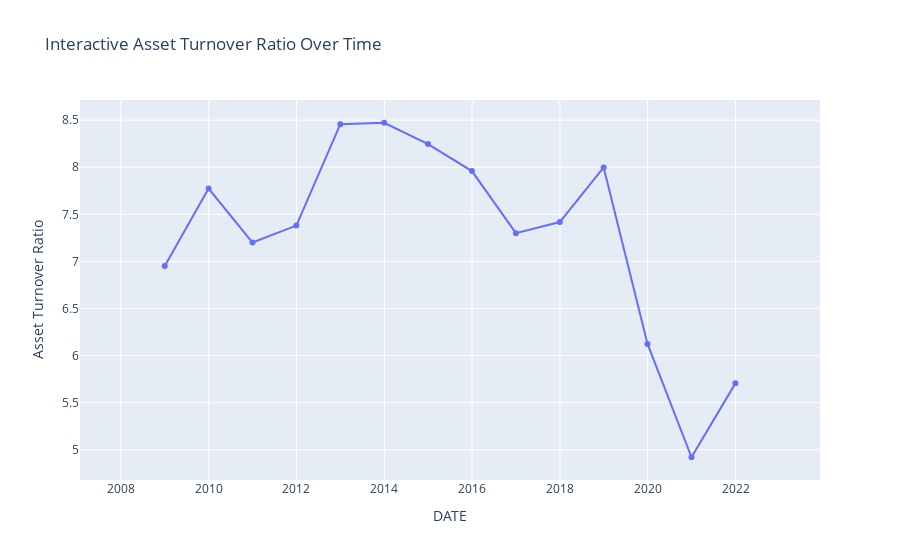

Notebook code cell kept with this figure:
### Markdown cell above
# Visualization

### Code cell
import plotly.express as px

# Plotting Asset Turnover Ratio over time
fig = px.line(df_copy
              , x='DATE', y='AssetTurnoverRatio', 
              title='Interactive Asset Turnover Ratio Over Time',
              labels={'AssetTurnoverRatio': 'Asset Turnover Ratio'})

# Interactive features
fig.update_traces(mode='lines+markers')
fig.update_layout(hovermode='x unified')
fig.show()

### Figure 1 — Plotly figure (JSON) as saved in the notebook; plotly's stock layout.template omitted (floating-point values rounded to 4 significant figures)
{"data": [{"hovertemplate": "DATE=%{x}<br>Asset Turnover Ratio=%{y}<extra></extra>", "legendgroup": "", "line": {"color": "#636efa", "dash": "solid"}, "marker": {"symbol": "circle"}, "mode": "lines+markers", "name": "", "orientation": "v", "showlegend": false, "type": "scatter", "x": ["2008-12-31T00:00:00", "2009-12-31T00:00:00", "2010-12-31T00:00:00", "2011-12-31T00:00:00", "2012-12-31T00:00:00", "2013-12-31T00:00:00", "2014-12-31T00:00:00", "2015-12-31T00:00:00", "2016-12-31T00:00:00", "2017-12-31T00:00:00", "2018-12-31T00:00:00", "2019-12-31T00:00:00", "2020-12-31T00:00:00", "2021-12-31T00:00:00", "2007-12-31T00:00:00", "2009-03-31T00:00:00", "2009-06-30T00:00:00", "2009-09-30T00:00:00", "2009-12-31T00:00:00", "2010-03-31T00:00:00", "2010-06-30T00:00:00", "2010-09-30T00:00:00", "2010-12-31T00:00:00", "2011-03-31T00:00:00", "2011-06-30T00:00:00", "2011-09-30T00:00:00", "2011-12-31T00:00:00", "2012-03-31T00:00:00", "2012-06-30T00:00:00", "2012-09-30T00:00:00", "2012-12-31T00:00:00", "2013-03-31T00:00:00", "2013-06-30T00:00:00", "2013-09-30T00:00:00", "2013-12-31T00:00:00", "2014-03-31T00:00:00", "2014-06-30T00:00:00", "2014-09-30T00:00:00", "2014-12-31T00:00:00", "2015-03-31T00:00:00", "2015-06-30T00:00:00", "2015-09-30T00:00:00", "2015-12-31T00:00:00", "2016-03-31T00:00:00", "2016-06-30T00:00:00", "2016-09-30T00:00:00", "2016-12-31T00:00:00", "2017-03-31T00:00:00", "2017-06-30T00:00:00", "2017-09-30T00:00:00", "2017-12-31T00:00:00", "2018-03-31T00:00:00", "2018-06-30T00:00:00", "2018-09-30T00:00:00", "2018-12-31T00:00:00", "2019-03-31T00:00:00", "2019-06-30T00:00:00", "2019-09-30T00:00:00", "2019-12-31T00:00:00", "2020-12-31T00:00:00", "2022-12-31T00:00:00"], "xaxis": "x", "y": [6.951, 7.773, 7.2, 7.381, 8.457, 8.473, 8.246, 7.959, 7.3, 7.418, 7.997, 6.124, 4.92, 5.705, null, null, null, null, null, null, null, null, null, null, null, null, null, null, null, null, null, null, null, null, null, null, null, null, null, null, null, null, null, null, null, null, null, null, null, null, null, null, null, null, null, null, null, null, null, null, null], "yaxis": "y"}], "layout": {"hovermode": "x unified", "legend": {"tracegroupgap": 0}, "title": {"text": "Interactive Asset Turnover Ratio Over Time"}, "xaxis": {"anchor": "y", "domain": [0, 1], "title": {"text": "DATE"}}, "yaxis": {"anchor": "x", "domain": [0, 1], "title": {"text": "Asset Turnover Ratio"}}}}
